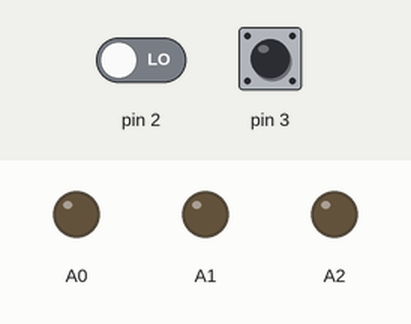
A sketch run on a simulated Arduino Uno, built with avr-gcc and run on an emulated ATmega328P. Shown: output pins drawn as LEDs (lit = HIGH). Inputs (shaded band) come from the test bench; at power-on: pin 3 LOW, pin 2 LOW.

Above: at 1.2 s.
1.3 s: pin 3 driven HIGH
At 2.4 s:
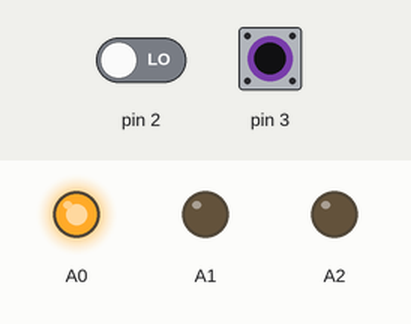
2.8 s: pin 2 driven HIGH
At 3.6 s:
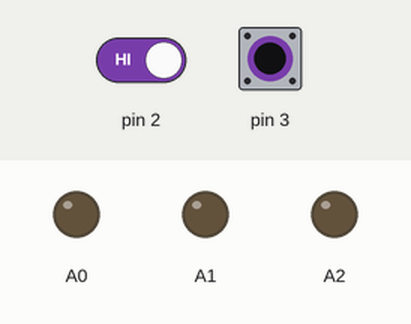
4.3 s: pin 3 pulsed LOW 5 times (0.12 s each, 0.3 s apart)
At 6.0 s:
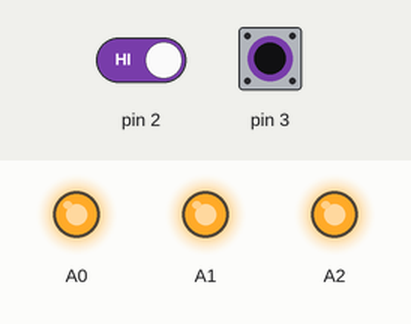
Timing chart, 0 to 7.5 s (numbered marks = the images above; inputs shaded):
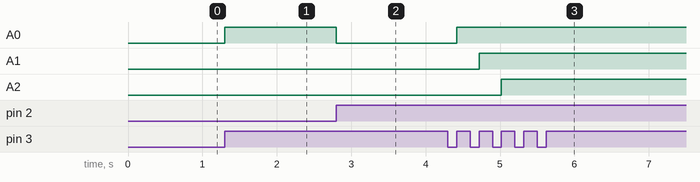

The sketch:

3Led2Button.ino
```cpp
// C++ code
//

bool buttonMinusLastState = false;
bool buttonPlusLastState = false;
int ledCount = 0;

void setup()
{
  pinMode(A0, OUTPUT);
  pinMode(A1, OUTPUT);
  pinMode(A2, OUTPUT);
  pinMode(2, INPUT);
  pinMode(3, INPUT);
}

void loop()
{
  bool buttonMinusState = digitalRead(2);
  bool buttonPlusState = digitalRead(3);

  if(buttonMinusState != buttonMinusLastState)
  {
    if(buttonMinusState)
    {
      if(ledCount > 0)
      {
        ledCount--;
      }
      buttonMinusLastState = true;
    } else {
      buttonMinusLastState = false;
    }
  }

  if(buttonPlusState != buttonPlusLastState)
  {
    if(buttonPlusState)
    {
      if(ledCount < 3)
      {
        ledCount++;
      }
      buttonPlusLastState = true;
    } else {
      buttonPlusLastState = false;
    }

  }

  if(ledCount > 0){
    digitalWrite(A0, HIGH);
  } else {
    digitalWrite(A0, LOW);
  }

  if(ledCount > 1){
    digitalWrite(A1, HIGH);
  } else {
    digitalWrite(A1, LOW);
  }

  if(ledCount > 2){
    digitalWrite(A2, HIGH);
  } else {
    digitalWrite(A2, LOW);
  }

}
```

Measured:
- after the input at 1.3 s, A0: LOW → HIGH at once
- after the input at 2.8 s, A0: HIGH → LOW at once
- after the input at 4.3 s, A0: LOW → HIGH after 0.12 s; A1: LOW → HIGH after 0.42 s; A2: LOW → HIGH after 0.72 s
